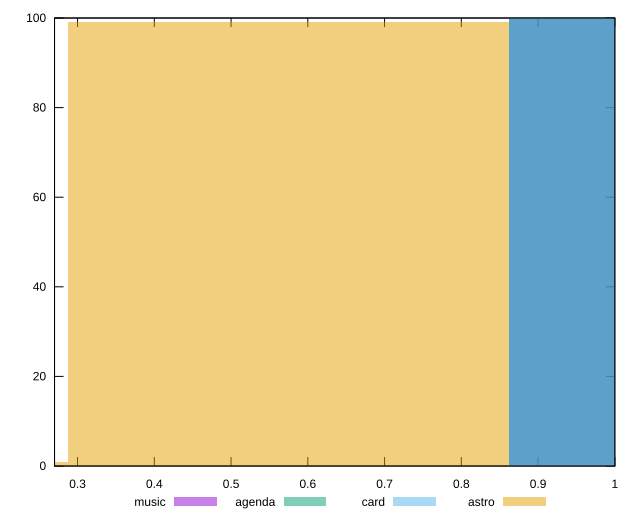

Here is the gnuplot script that generated this plot:
reset

$music <<EOF
1.1495742185487359 100
EOF

$agenda <<EOF
1.1495742185487359 100
EOF

$card <<EOF
1.1495742185487359 100
EOF

$astro <<EOF
0.5747871092743679 99
0 1
EOF

set key outside below
set boxwidth 0.5747871092743679
set xrange [0.27:1]
set yrange [0:100]
set trange [0:100]
set style fill transparent solid 0.5 noborder
set terminal svg size 640, 520 enhanced background rgb 'white'
set output "reports/report_00028_2021-02-24T12-49-42.674Z/render-blocking-resources/comparison/histogram/all_score.svg"

plot $music title "music" with boxes, \
     $agenda title "agenda" with boxes, \
     $card title "card" with boxes, \
     $astro title "astro" with boxes

reset
